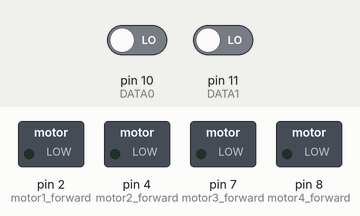
Simulated run of this sketch. Board: Arduino Uno, built with avr-gcc and run on an emulated ATmega328P. Shown: switched loads named in the sketch (green lamp = pin HIGH). The inputs (shaded band) are chosen by the test bench; at power-on: pin 10 (DATA0) LOW, pin 11 (DATA1) LOW.

Above: at 1.2 s.
1.3 s: pin 10 (DATA0) driven HIGH
At 2.4 s:
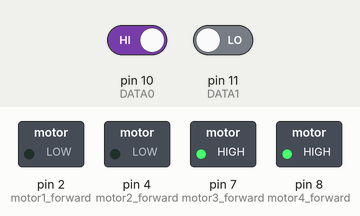
2.8 s: pin 11 (DATA1) driven HIGH
At 3.5 s:
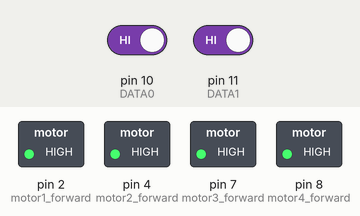
4.3 s: pin 10 (DATA0) driven LOW
At 4.6 s:
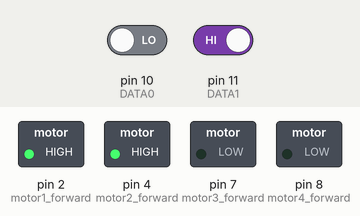
5.8 s: pin 11 (DATA1) driven LOW
At 7.0 s:
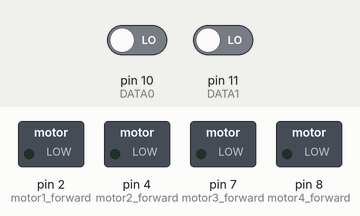
Timing chart, 0 to 8.3 s (numbered marks = the images above; inputs shaded):
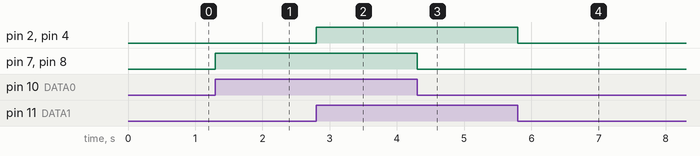

The sketch:

arduino.ino
```cpp
const int motor1_forward=2;
const int motor2_forward=4;
const int motor3_forward=7;
const int motor4_forward=8;
const int DATA0 = 10;
const int DATA1 = 11;

void setup() {
  pinMode(motor1_forward, OUTPUT);
  pinMode(motor2_forward, OUTPUT);
  pinMode(motor3_forward, OUTPUT);
  pinMode(motor4_forward, OUTPUT);
  pinMode(DATA0, INPUT);
  pinMode(DATA1, INPUT);
  Serial.begin(9600);
}


void forward() {
  digitalWrite(motor1_forward,1);
  digitalWrite(motor2_forward,1);
  digitalWrite(motor3_forward,1);
  digitalWrite(motor4_forward,1);
}


void halt() {
  digitalWrite(motor1_forward,0);
  digitalWrite(motor2_forward,0);
  digitalWrite(motor3_forward,0);
  digitalWrite(motor4_forward,0);
}


void right() {
  digitalWrite(motor1_forward,0);
  digitalWrite(motor2_forward,0);
  digitalWrite(motor3_forward,1);
  digitalWrite(motor4_forward,1);
}

void left() {
  digitalWrite(motor1_forward,1);
  digitalWrite(motor2_forward,1);
  digitalWrite(motor3_forward,0);
  digitalWrite(motor4_forward,0);
}

void loop() {
  if (digitalRead(DATA0) == HIGH && digitalRead(DATA1) == HIGH)
    forward();
  else if (digitalRead(DATA0) == HIGH && digitalRead(DATA1) == LOW)
    right();
  else if (digitalRead(DATA0) == LOW && digitalRead(DATA1) == HIGH)
    left();
  else
    halt();
}
```

Measured:
- after the input at 1.3 s, pin 7 (motor3_forward), pin 8 (motor4_forward): LOW → HIGH at once
- after the input at 2.8 s, pin 2 (motor1_forward), pin 4 (motor2_forward): LOW → HIGH at once
- after the input at 4.3 s, pin 7 (motor3_forward), pin 8 (motor4_forward): HIGH → LOW at once
- after the input at 5.8 s, pin 2 (motor1_forward), pin 4 (motor2_forward): HIGH → LOW at once
